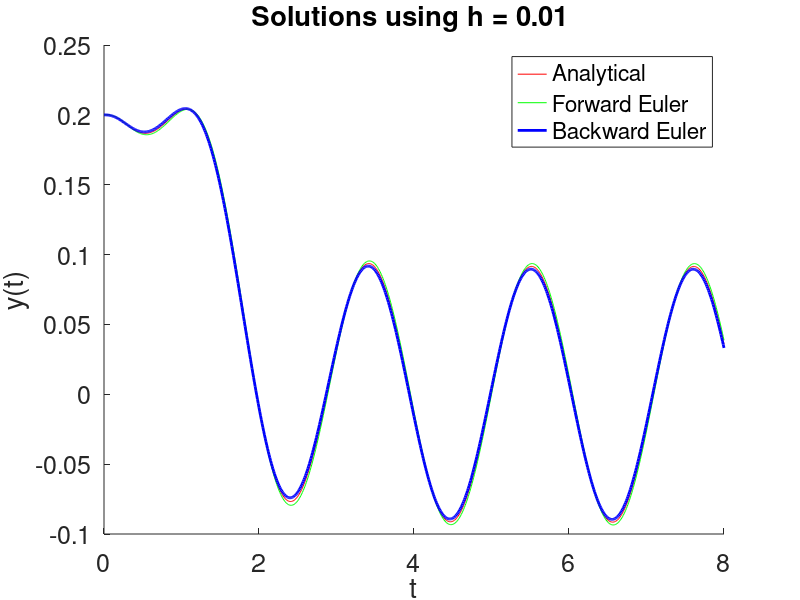

The MATLAB script that drew this image:
%%
% AE 370 HW #3
% @author Max Feinberg
% @date 2/24/16
% @version 1.0
% Root finding
%% HW3
function hw3
close all; clear all;
 tic
 t_0 = 0.0;
 t_f = 8.0;
 y_0 = [0.2, 0.0, 0.0].';
 h = 0.01;
 t = [t_0 : h : t_f];
 y_fe = forward_euler(t, y_0, h, @yprime);
 y_be = backward_euler(t, y_0, h, @yprime);
 y_fe = y_fe(1, :);
 y_be = y_be(1, :);
 y_a = 1.02 * exp(-4.0 * t) - 2.76667 * exp(-3.0 * t) ...
 + 2.00769 * exp(-2.0 * t) - 0.0610256 * cos(3.0 * t) ...
 - 0.0682051 * sin(3.0 * t);
 figure(1)
 hold on;
 plot(t, y_a, 'r', t, y_fe, 'g', t, y_be, 'b', 'LineWidth', 2)
 set(gca, 'FontSize', 18)
 title(sprintf('Solutions using h = %4.2f ', h))
 xlabel('t')
 ylabel('y(t)')
 legend('Analytical', 'Forward Euler', 'Backward Euler')
 print(gcf, '-depsc2', 'hw5p1-solns')
 fprintf(['Both the Forward and Backward Euler schemes deviate from the analytical solution\n'...
         'at the local extrema of the function. The forward Euler scheme tends to overestimate\n' ...
         'in terms of absolute value relative the analytical solution while the backward Euler scheme\n'...
         'tends to underestimate in terms of absolute value relative to the analytical solution.\n']);
 toc
end
%% forward euler
function y = forward_euler(t, y_0, h, yp)
 % Integrate the ODE given by yp using the forward Euler method.
 % Fill in required function
L = length(t); % Used to determine looping bounds
y = zeros(3,L); %hold all y values (includes derivatives)
y(:,1) = y_0; %initial condition
for k = 1 : L-1
    y(:,k+1) = y(:,k) + h * yp(t(k), y(:,k));
end

end
%% backward_euler
function y = backward_euler(t, y_0, h, yp)
% Integrate the ODE given by yp using the backward Euler method.
tol = 10^-6; % tolerance value
L = length(t);
y = zeros(3,L);
y(:,1) = y_0; 
for k = 1 : L -1
    y_c  = y(:,k) + h *yp(t(k), y(:,k));
    y_p = y(:,k); %utilizes forward euler scheme for the first iteration
    while norm(y_c-y_p) > tol % in place iteration
       y_p = y_c;
       y_c = y(:,k) + h * yp(t(k+1), y_p);
    end
    y(:, k+1) = y_c;
end
end
%% yprime
function yp = yprime(t, y)
 % Evaluate the derivative y'(t, y).
 yp = zeros(3, 1);
 yp(1) = y(2);
 yp(2) = y(3);
 yp(3) = - 24.0 * y(1) - 26.0 * y(2) - 9.0 * y(3) + 7.0 * sin(3.0 * t);
end 